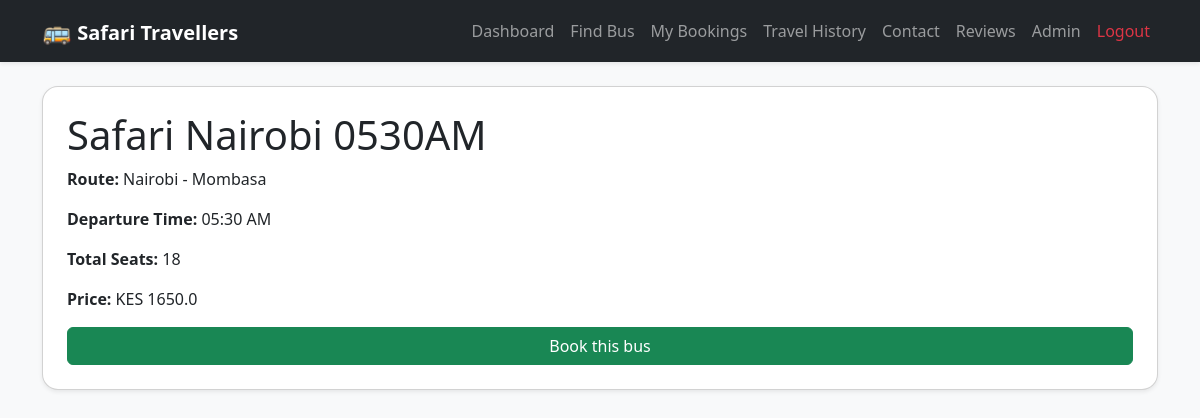
Screenshot of /bus/1 (signed in) with the database file from the repository.
### app/models.py (models this page shows, shortened)
class Bus(db.Model):
    __tablename__ = 'buses'
    id = db.Column(db.Integer, primary_key=True)
    bus_name = db.Column(db.String(100), nullable=False)
    route = db.Column(db.String(255), nullable=False)
    departure_time = db.Column(db.String(50), nullable=False)
    total_seats = db.Column(db.Integer, default=18)
    price = db.Column(db.Float, default=1650.0)
    bookings = db.relationship('Booking', back_populates='bus', cascade='all, delete-orphan')

### app/route.py (the view)
@main.route('/bus/<int:bus_id>')
@login_required
def bus_detail(bus_id):
    bus = Bus.query.get_or_404(bus_id)
    selected_date = request.args.get('travel_date', '')
    available = None
    if selected_date:
        try:
            travel_date = datetime.strptime(selected_date, '%Y-%m-%d').date()
            available = bus.available_seats(travel_date)
        except ValueError:
            available = None
    return render_template('bus_detail.html', bus=bus, travel_date=selected_date, available=available)

### app/models.py (called while the page is built)
    @property
    def is_admin_user(self):
        admin_email = current_app.config.get('ADMIN_EMAIL')
        return self.is_admin or (admin_email and self.email == admin_email)

### app/route.py (called while the page is built)
@login_manager.user_loader
def load_user(user_id):
    return User.query.get(int(user_id))

### app/templates/bus_detail.html (shortened to what this page needs)
{% extends 'base.html' %}
{% block content %}
<div class="card p-4 shadow-sm">
    <h1>{{ bus.bus_name }}</h1>
    <p><strong>Route:</strong> {{ bus.route }}</p>
    <p><strong>Departure Time:</strong> {{ bus.departure_time }}</p>
    <p><strong>Total Seats:</strong> {{ bus.total_seats }}</p>
    <p><strong>Price:</strong> KES {{ bus.price }}</p>
    <a href="{{ url_for('main.book_ticket', bus_id=bus.id, travel_date=travel_date) }}" class="btn btn-success">Book this bus</a>
</div>
{% endblock %}

### static/style.css (style rules this page uses)
body { background-color: #eef2f7; color: #212529; }
.card { border-radius: 16px; }

### rows the page displays
Bus: bus_name "Safari Nairobi 0530AM", route "Nairobi - Mombasa", departure_time "05:30 AM", total_seats "18", price "1650.0"
